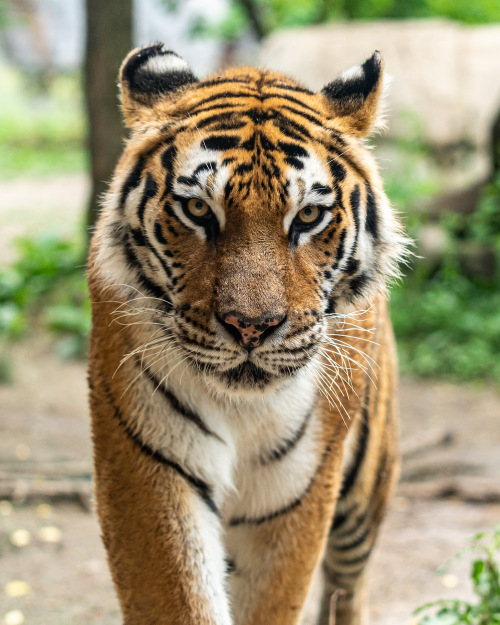
#> input picture img/tiger.jpeg, 1000 x 1250 px (shown at 1/2 size)
$ python img.py
#> lines starting #> are read from the running program, lines starting #| are printed output that depends on the picture; after the words box and inside, x2 and y2 are one past the last pixel; in counts of white or black regions, pixels touching at a corner belong together
import cv2 as cv
import numpy as np
import sys
import random

print(cv.__version__)

# load an img
# ----------------------------------------------------------
'''
Mat cv::imread	(	const String & 	filename,
    int 	flags = IMREAD_COLOR
    )
Python:
    cv.imread(	filename[, flags]	) ->	retval
'''
img = cv.imread('img/tiger.jpeg', 1)
#> img is the input picture: shape (1250, 1000, 3); mean B, G, R 114.9, 146.4, 156.1
if img is None:
    sys.exit("Could not read the image.")

# img representation
# ----------------------------------------------------------
print(img)
#> (printed output is left out)
print("numpy => ", type(img))
#| numpy =>  <class 'numpy.ndarray'>
print("rows (height) - columns (width) - channels (colors/pixels)", img.shape)
#| rows (height) - columns (width) - channels (colors/pixels) (1250, 1000, 3)

# resize img before opening
# ----------------------------------------------------------
'''
void cv::resize	(	InputArray 	src,
    OutputArray 	dst,
    Size 	dsize,
    double 	fx = 0,
    double 	fy = 0,
    int 	interpolation = INTER_LINEAR
    )
Python:
    cv.resize(	src, dsize[, dst[, fx[, fy[, interpolation]]]]	) ->	dst
'''
img = cv.resize(img, (0, 0), fx=1, fy=1)

# rotate and img
# ----------------------------------------------------------
'''
void cv::rotate	(	InputArray 	src,
    OutputArray 	dst,
    int 	rotateCode
    )
Python:
    cv.rotate(	src, rotateCode[, dst]	) ->	dst
'''
img = cv.rotate(img, cv.ROTATE_90_CLOCKWISE)
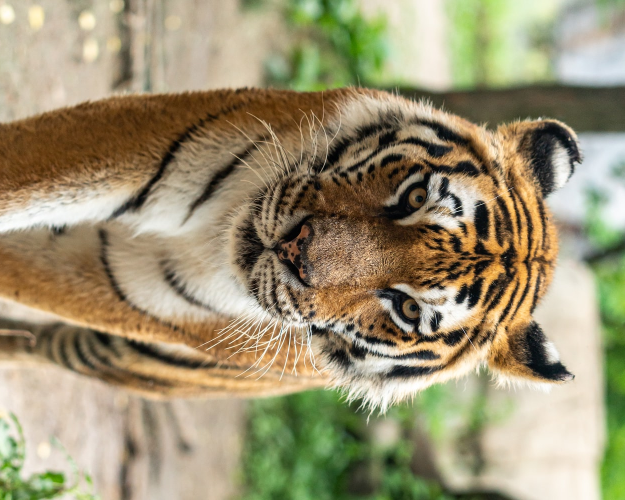
#> img: shape (1000, 1250, 3) (shown at 1/2 size); mean B, G, R 114.9, 146.4, 156.1

# open a window with an img
# ----------------------------------------------------------
'''
void cv::imshow	(	const String & 	winname,
    InputArray 	mat
    )
Python:
    cv.imshow(	winname, mat	) ->	None
'''
cv.imshow("Display window", img)

# create a window
# ----------------------------------------------------------
'''
void cv::namedWindow	(	const String & 	winname,
    int 	flags = WINDOW_AUTOSIZE
    )
Python:
    cv.namedWindow(	winname[, flags]	) ->	None
'''
img1 = cv.imread('img/field.jpg', 2)
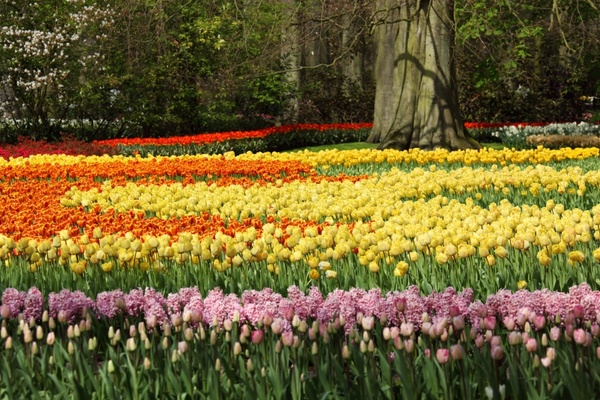
#> input picture img/field.jpg, 600 x 400 px
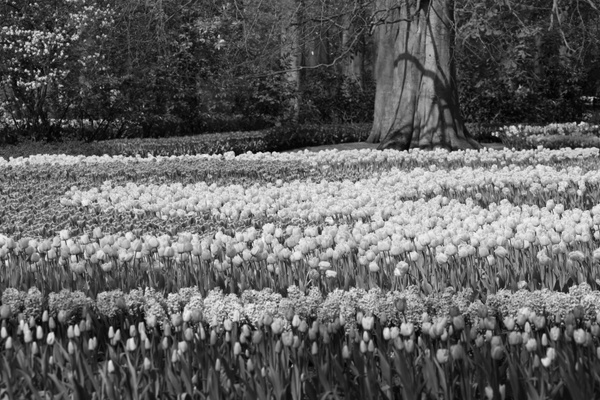
#> img1: shape (400, 600); min 0, max 247, mean 96.7
cv.namedWindow("windows", cv.WINDOW_AUTOSIZE)
cv.imshow("windows", img1)

# manipulate img
# ----------------------------------------------------------
'''
blue, green, red
[0, 0, 0]
'''
print("array of row 0 => ", img[0])
#> (printed output is left out)
'''
 [175 204 219]
 [178 204 221]
 ...
 [117 160 133]
 [116 158 133]
 [119 161 136]]
'''
print("array of row 0, pixels between 0:2 => ", img[0][0:2])
#| array of row 0, pixels between 0:2 =>  [[175 204 219]
#|  [175 204 219]]
'''
[[175 204 219]
[175 204 219]]
'''
print("array of row 0, pixel 2 => ", img[0][2])
#| array of row 0, pixel 2 =>  [178 204 221]
'''
[178 204 221]
'''

# modify pixels (i, j) => each pixel gives an array of BGR (B, G, R)
# -------------------------------------------------------------------
'''
shape(): dimensions of the given img
The height of the image: 0.
The width of the image: 1.
The number of channel: 2.
'''
for i in range(50):
    for j in range(img.shape[1]):
        #(rows, columns, channels)
        img[i][j] = [random.randint(0, 255), random.randint(
            0, 255), random.randint(0, 255)]
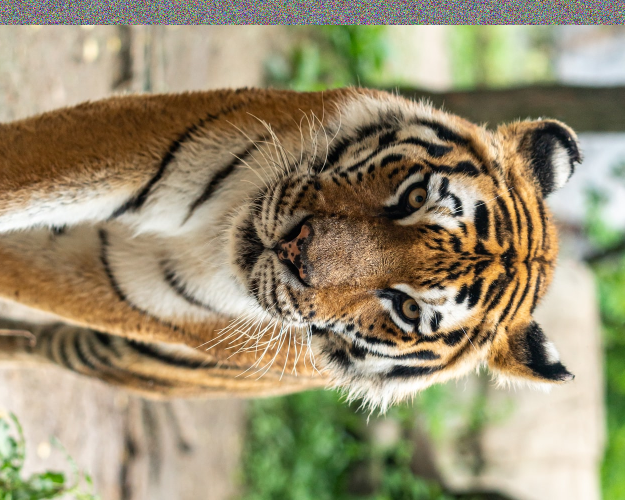
#> img: shape (1000, 1250, 3) (shown at 1/2 size); 5% of pixels changed, all inside (x1, y1, x2, y2) = (0, 0, 1250, 50)
cv.imshow('Random Image', img)

# copy part of the image, gaps/size must be the same
# ----------------------------------------------------------
tag = img[500:700, 600:900]
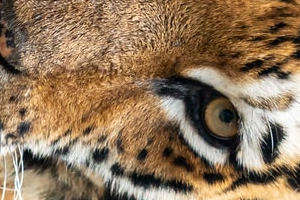
#> tag: shape (200, 300, 3); mean B, G, R 89.8, 117.4, 143.2
img[100:300, 650:950] = tag
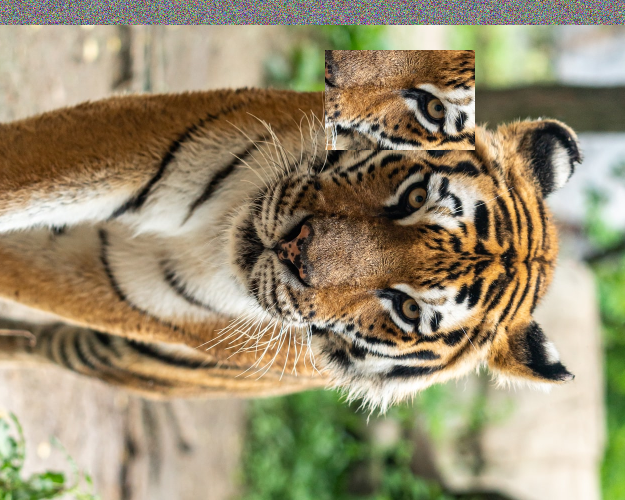
#> img: shape (1000, 1250, 3) (shown at 1/2 size); 4.8% of pixels changed, all inside (x1, y1, x2, y2) = (650, 100, 950, 300)
cv.imshow('Copy', img)

# wait 0 seconds to close the window
# ----------------------------------------------------------
'''
int cv::waitKey	(	int 	delay = 0	)
Python:
    cv.waitKey(	[, delay]	) ->	retval
'''
k = cv.waitKey(0)
#> (key Esc is pressed here)
# if it keys "p" it copies the img
if k == ord("p"):
    # save a numpy array as an image
    array = np.arange(0, 737280, 1, np.uint8)
    array = np.reshape(array, (1024, 720))
    cv.imwrite('img/file.jpeg', array)
    # copy img
    cv.imwrite("img/img_copied.png", img)
cv.destroyAllWindows()
